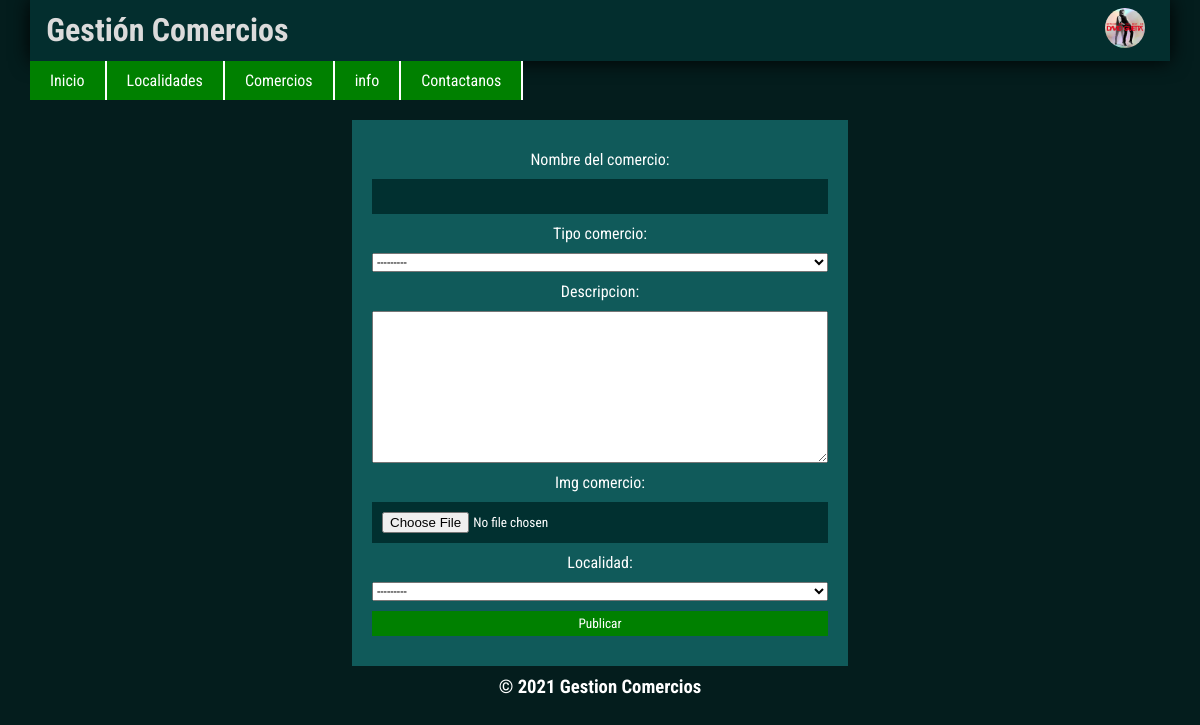
Screenshot of /add_comercio/ (signed in) with the database file from the repository.
### UsuariosApp/models.py (models this page shows)
class ImgPerfil(models.Model):
    usuario = models.ForeignKey(User, on_delete=models.CASCADE)
    img_perfil = models.ImageField(upload_to='imgPerfil')

### GestionComerciosApp/models.py (models this page shows)
class LocalidadesForms(models.Model):
    localidad = models.CharField(max_length=200)
    def __str__(self):
        return self.localidad

### UsuariosApp/views.py (the view, shortened to what this page needs)
# urls.py: path('add_comercio/',add_comercio , name='add_comercio'),
def add_comercio(request):
    if request.user.is_authenticated:
        img_perfil = ImgPerfil.objects.filter(usuario=request.user)
        form = PostDeComerciosFormulario()
        return render(request, 'add_comercio.html',{'img':img_perfil, 'form':form})
    else:
        return redirect('login')

### UsuariosApp/forms.py
class PostDeComerciosFormulario(forms.ModelForm):
    class Meta:
        model = PostDeComerciosForms
        fields = [
                'nombre_del_comercio', 'tipo_comercio', 'descripcion', 'img_comercio','localidad',
        ]

### GestionComerciosApp/models.py (called while the page is built)
    def __str__(self):
        return self.comercio

### UsuariosApp/templates/add_comercio.html (shortened to what this page needs)
{% extends 'base.html' %}
{% load static %}
{% block section  %}
<section class="sectin-add-comercio">
        <form action="" method="POST"  enctype="multipart/form-data">
            {{ form }}
            <button type="submit" >Publicar</button>
        </form>
</section>
{% endblock  %}

### GestionComerciosApp/templates/base.html (shortened to what this page needs)
<!DOCTYPE html>
<html lang="es">
<head>
    {% load static %}
    <link rel="stylesheet" href="{% static 'estilos.css' %}">
    <link rel="stylesheet" href="{% static 'listas.css' %}">
</head>
<body>
    <header>
        <h1>Gestión Comercios</h1>
        <div class="usuarios">
            {% if request.user.is_authenticated %}
                    {% if img %}
                        {% for i in img %}
                            <img class="perfil-img" src="{{ i.img_perfil.url }}" alt="">
                        {% endfor %}
                    {% else %}
                        <img class="perfil-img" src="{% static 'img/user/default-user-img.jpg' %}" alt="">
                    {% endif %}
            {% else %}
                <a class="btn-login" href="{% url 'login' %}">Iniciar sesión</a>
                <a class="btn-register" href="{% url 'registro' %}">Regístrate</a>
            {% endif %}
        </div>
    </header>
    <nav>
        <ul>
            <li><a  class="home-{% if request.path == '/' %}avtiva{% endif %}" href="{% url 'home' %}">Inicio</a></li>
            <li ><a class="localidad-{% if request.path == '/Localidades' %}avtiva{% endif %}"  href="{% url 'localidades' %}">Localidades</a></li>
            <li><a  class="comercios-{% if request.path == '/comercios' %}avtiva{% endif %}" href="{% url 'comercios'  %}">Comercios</a></li>
            <li><a  class="info-{% if request.path == '/info' %}avtiva{% endif %}" href="{% url 'info'  %}">info</a></li>
            <li><a  class="contactanos-{% if request.path == '/contactanos' %}avtiva{% endif %}" href="{% url 'contactanos'  %}">Contactanos</a></li>
        </ul>
    </nav>
    {% block section %}
    {% endblock %}
    <footer>
        <h3>&copy; 2021 Gestion Comercios</h3>
    </footer>
</body>
</html>

### GestionComerciosApp/static/estilos.css (style rules this page uses)
* { margin: 0%; padding: 0%; font-family: 'Roboto Condensed', sans-serif; }
body { background:rgb(4, 29, 29); width: 95%; margin: auto; }
header { display: flex; align-items: center; background: rgb(3, 46, 46); box-shadow: 0 0 20px; padding: 0 5px; }
header h1 { color: rgb(219, 219, 219); padding: 1%; }
.usuarios { position: relative; margin-left: auto; }
.perfil-img { width: 40px; height: 40px; border-radius: 20px; margin: 0 20px; }
nav > ul { list-style: none; display: flex; text-align: center; align-items: center; }
nav > ul > li > a { text-decoration: none; display: inline-block; background: green; color: white; transition: background 0.6s; border-right: 2px solid white; padding: 10px 20px; }
footer { clear: both; }
footer h3 { text-align: center; color: white; padding: 10px 0; }
.sectin-add-comercio { margin-top:20px ; }
.sectin-add-comercio > form { display:flex; flex-direction: column; text-align: center; width: 40%; margin: auto; background: rgb(16, 90, 90); padding: 20px; }
.sectin-add-comercio > form > input { display: block; color: white; background: rgb(1, 48, 48); padding: 10px; border-style: none; }
.sectin-add-comercio > form > label { display: block; color: white; padding: 10px; }
.sectin-add-comercio > form > button { padding: 5px; margin: 10px 0; background: green; border-style: none; color: white; }

### rows the page displays
ImgPerfil: img_perfil (picture)
LocalidadesForms: localidad "---------"
